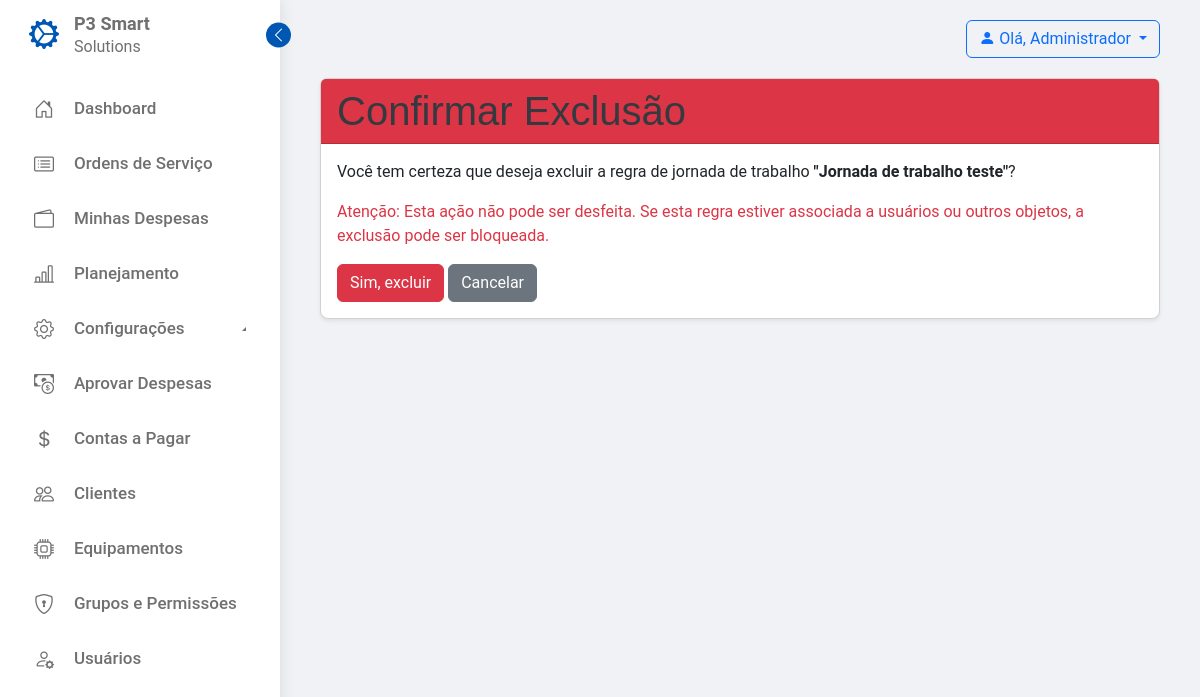
The page /servico/gestao/regras-jornada/1/excluir/ (signed in) on the database as committed earlier.
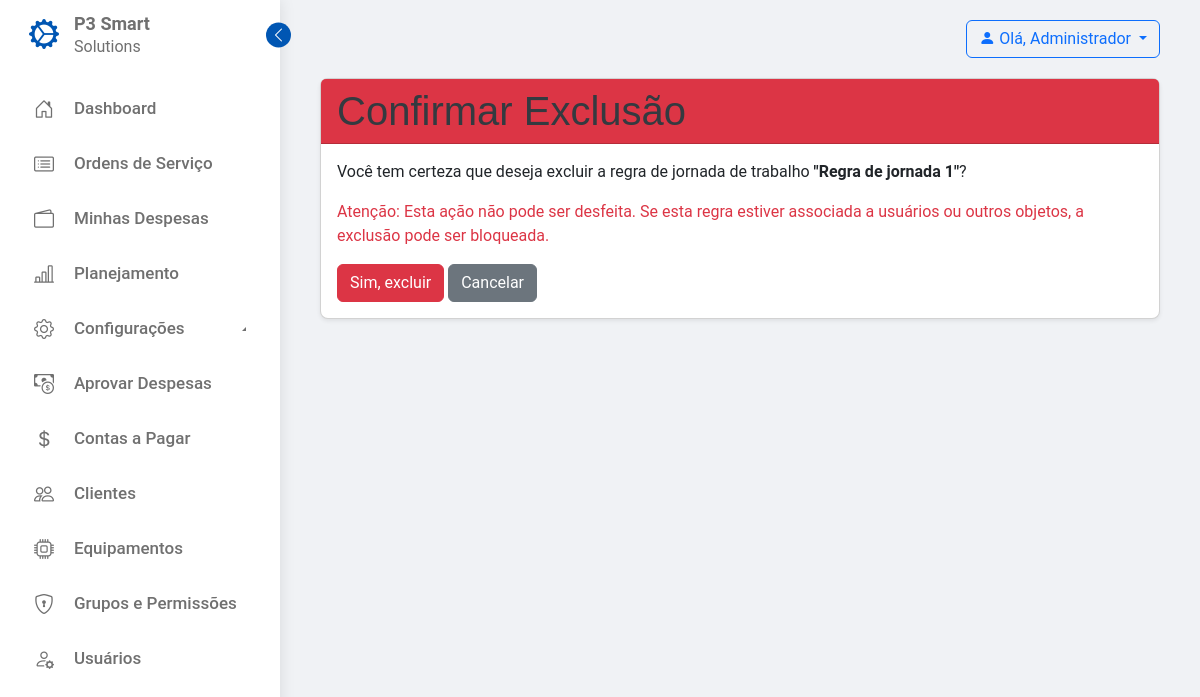
The same page on the database as committed later.
### servico_campo/models.py (models this page shows, shortened)
class RegraJornadaTrabalho(models.Model):
    nome = models.CharField(max_length=100, unique=True,
                            verbose_name=_("Nome da Regra"))
    horas_normais_diarias = models.DecimalField(
        max_digits=4, decimal_places=2, default=8.00,
        verbose_name=_("Horas Normais Diárias (Ex: 8.00)")
    )
    inicio_jornada_normal = models.TimeField(
        default=time(8, 0, 0), verbose_name=_("Início da Jornada Normal (HH:MM)")
    )
    fim_jornada_normal = models.TimeField(
        default=time(17, 0, 0), verbose_name=_("Fim da Jornada Normal (HH:MM)")
    )
    inicio_extra_60 = models.TimeField(
        default=time(17, 0, 1), verbose_name=_("Início da Hora Extra 60% (HH:MM)")
    )
    fim_extra_60 = models.TimeField(
        default=time(22, 0, 0), verbose_name=_("Fim da Hora Extra 60% (HH:MM)")
    )
    inicio_extra_100 = models.TimeField(
        default=time(22, 0, 1), verbose_name=_("Início da Hora Extra 100% (HH:MM)")
    )
    considerar_sabado_100_extra = models.BooleanField(
        default=True, verbose_name=_("Considerar Sábado 100% Extra")
    )
    considerar_domingo_100_extra = models.BooleanField(
        default=True, verbose_name=_("Considerar Domingo 100% Extra")
    )
    is_default = models.BooleanField(
        default=False, verbose_name=_("Regra Padrão (Default)")
    )
    class Meta:
        verbose_name = _("Regra de Jornada de Trabalho")
        verbose_name_plural = _("Regras de Jornada de Trabalho")

### servico_campo/views.py (the view, shortened to what this page needs)
class RegraJornadaTrabalhoDeleteView(GestorRequiredMixin, DeleteView):
    permission_required = 'servico_campo.delete_regrajornadatrabalho'
    model = RegraJornadaTrabalho
    template_name = 'servico_campo/gestao/regra_jornada_trabalho_confirm_delete.html'
    success_url = reverse_lazy('servico_campo:lista_regras_jornada')

### servico_campo/views.py (called while the page is built)
    def dispatch(self, request, *args, **kwargs):
        if not self.permission_required:
            raise ImproperlyConfigured(
                f"{self.__class__.__name__} não definiu um 'permission_required'. "
                "Você precisa adicionar a propriedade permission_required a esta view."
            )
        if not request.user.is_authenticated:
            return self.handle_no_permission()
        if request.user.has_perm(self.permission_required):
            return super().dispatch(request, *args, **kwargs)
        raise PermissionDenied

### servico_campo/templates/servico_campo/gestao/regra_jornada_trabalho_confirm_delete.html (shortened to what this page needs)
{% extends 'servico_campo/base.html' %}
{% load i18n %}
{% block content %}
<div class="card">
    <div class="card-header bg-danger text-white"><h1 class="mb-0">{% trans "Confirmar Exclusão" %}</h1></div>
    <div class="card-body">
        <p>{% trans "Você tem certeza que deseja excluir a regra de jornada de trabalho" %} <strong>"{{ object.nome }}"</strong>?</p>
        <p class="text-danger">{% trans "Atenção: Esta ação não pode ser desfeita. Se esta regra estiver associada a usuários ou outros objetos, a exclusão pode ser bloqueada." %}</p>
        <form method="post">
            <button type="submit" class="btn btn-danger">{% trans "Sim, excluir" %}</button>
            <a href="{% url 'servico_campo:lista_regras_jornada' %}" class="btn btn-secondary">{% trans "Cancelar" %}</a>
        </form>
    </div>
</div>
{% endblock %}

Rows that differ between the two databases and show on the page:
changed RegraJornadaTrabalho: nome "Jornada de trabalho teste" → "Regra de jornada 1"
